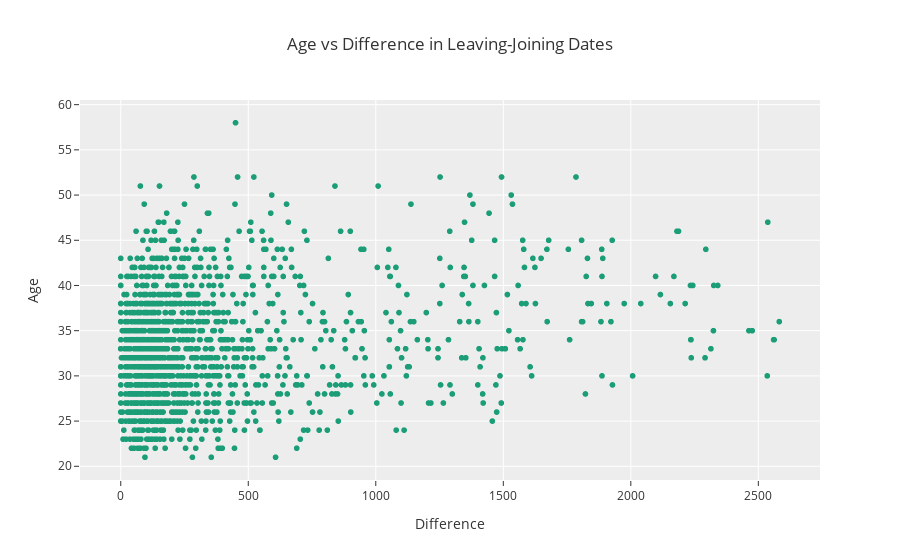

Notebook code for this chart:
### Markdown cell above
Relationship of target variable with Numeric vars

### Code cell
# Age, Salary, Total business value, Reporting duration

fig = px.scatter(train, x='Difference', y='Age',
                 color_discrete_sequence=['rgb(27,158,119)'],
                 template= 'ggplot2',
                 title= 'Age vs Difference in Leaving-Joining Dates')
fig.show()

### Figure 1 — Plotly figure (JSON) as saved in the notebook; plotly's stock layout.template omitted (floating-point values rounded to 4 significant figures; data arrays with more than 128 entries replaced by an {"elided": "..."} marker saying what was removed)
{"data": [{"hovertemplate": "Difference=%{x}<br>Age=%{y}<extra></extra>", "legendgroup": "", "marker": {"color": "rgb(27,158,119)", "symbol": "circle"}, "mode": "markers", "name": "", "showlegend": false, "type": "scattergl", "x": {"elided": "1640 int values"}, "xaxis": "x", "y": {"elided": "1640 int values"}, "yaxis": "y"}], "layout": {"legend": {"tracegroupgap": 0}, "title": {"text": "Age vs Difference in Leaving-Joining Dates"}, "xaxis": {"anchor": "y", "domain": [0, 1], "title": {"text": "Difference"}}, "yaxis": {"anchor": "x", "domain": [0, 1], "title": {"text": "Age"}}}}
